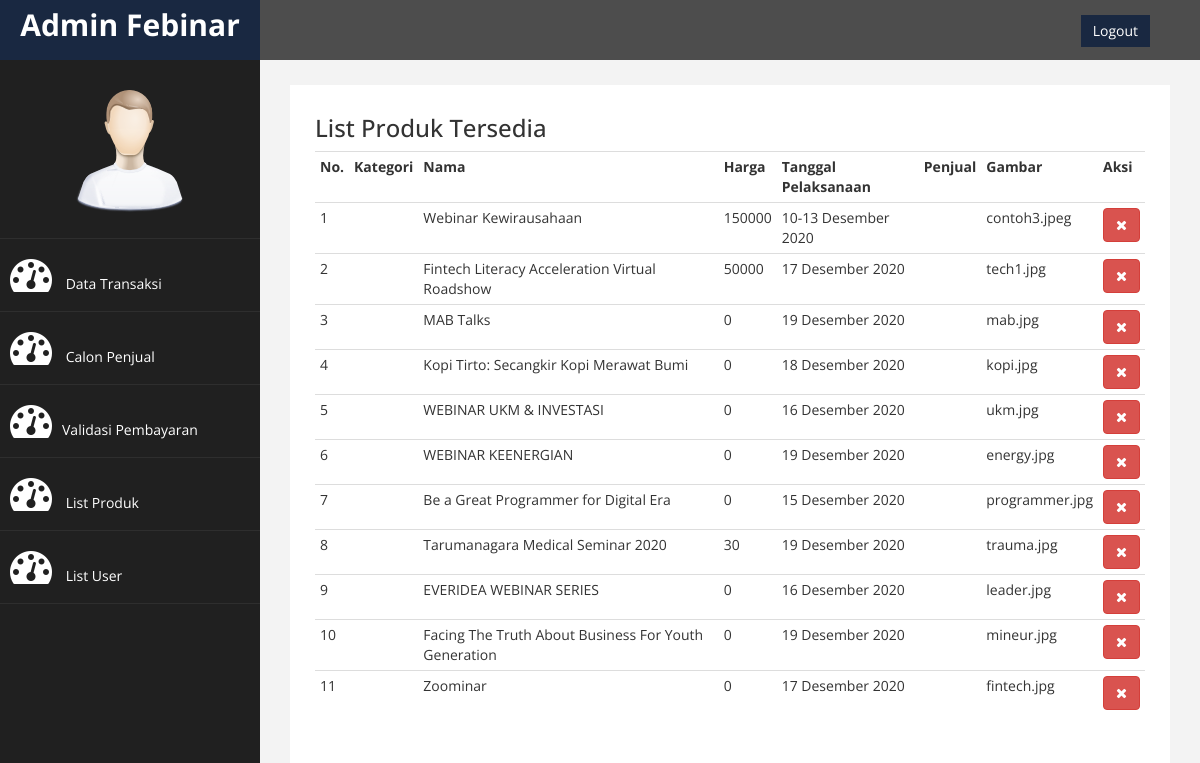
The app's page /admin/index.php?page=list-produk (signed in) with its own data.
### tables this page shows
CREATE TABLE `produk` (
  `pr_id` int(10) NOT NULL,
  `pr_nama` varchar(255) NOT NULL,
  `pr_harga` int(20) NOT NULL,
  `pr_gambar` varchar(100) NOT NULL,
  `pr_deskripsi` varchar(5000) NOT NULL,
  `id_kategori` int(11) NOT NULL,
  `pr_tema` varchar(100) NOT NULL,
  `pr_waktu` varchar(100) NOT NULL,
  `pr_tempat` varchar(100) NOT NULL,
  `id_user` int(11) NOT NULL
);

### admin/list-produk.php (the view, shortened to what this page needs)
<?php
    require_once("../koneksi.php");
?>
<head>
    <link href="assets/css/bootstrap.css" rel="stylesheet" />
    <link href="assets/css/font-awesome.css" rel="stylesheet" />
    <link href="assets/js/morris/morris-0.4.3.min.css" rel="stylesheet" />
    <link href="assets/css/custom.css" rel="stylesheet" />
</head>
<div class="container-fluid">
    <div class="title">
        <h3>List Produk Tersedia</h3>
    </div>
        <table class="table table-hover table-condensed">
            <tr>
                <th>No.</th>
                <th>Kategori</th>
				<th>Nama</th>
				<th>Harga</th>
				<th>Tanggal Pelaksanaan</th>
                <th>Penjual</th>
                <th>Gambar</th>
                <th>Aksi</th>
			</tr>
        <?php
            $cek = mysqli_query($koneksi,"SELECT * FROM produk");
            $no=1;
            while($data = mysqli_fetch_assoc($cek)){ ?>
            <tr>
                <td><?= $no ?></td>
				<td><?= $data['pr_kategori'] ?></td>
				<td><?= $data['pr_nama'] ?></td>
				<td><?= $data['pr_harga'] ?></td>
				<td><?= $data['pr_waktu'] ?></td>
				<td><?= $data['username_seller'] ?></td>
				<td><?= $data['pr_gambar'] ?></td>
                <td><button class="btn btn-danger" type="submit"><a style="color:white;" href="deleteproduk.php?pr_id=<?php echo $data['pr_id']?>"><span><i class="fa fa-times"></i></span></a></button></td>
			</tr>
            <?php $no++;
            }?>
        </table>
</div>

### admin/index.php (shortened to what this page needs)
<?php
    require_once("../koneksi.php");
?>
<!DOCTYPE html>
<html xmlns="http://www.w3.org/1999/xhtml">
<head>
    <link href="assets/css/bootstrap.css" rel="stylesheet" />
    <link href="assets/css/font-awesome.css" rel="stylesheet" />
    <link href="assets/js/morris/morris-0.4.3.min.css" rel="stylesheet" />
    <link href="assets/css/custom.css" rel="stylesheet" />
</head>
<body>
    <div id="wrapper">
        <nav class="navbar navbar-default navbar-cls-top " role="navigation" style="margin-bottom: 0">
            <div class="navbar-header">
                <a class="navbar-brand" style="background:#192841;" href="index.php">Admin Febinar</a>
            </div>
  <div style="color: white;
        padding: 15px 50px 5px 50px;
        float: right;
        font-size: 16px;"> <a href="logout.php" class="btn btn-danger square-btn-adjust" style="background:#192841;">Logout</a> </div>
        </nav>
                <nav class="navbar-default navbar-side" role="navigation">
            <div class="sidebar-collapse">
                <ul class="nav" id="main-menu">
				<li class="text-center">
                    <img src="assets/img/find_user.png" class="user-image img-responsive"/>
					</li>
                    <li><a href="index.php"><i class="fa fa-dashboard fa-3x"></i> Data Transaksi</a></li>
                    <li><a href="index.php?page=validasi-seller"><i class="fa fa-dashboard fa-3x"></i> Calon Penjual</a></li>
                    <li><a href="index.php?page=validasi-pembayaran"><i class="fa fa-dashboard fa-3x"></i>Validasi Pembayaran</a></li>
                    <li><a href="index.php?page=list-produk"><i class="fa fa-dashboard fa-3x"></i> List Produk</a></li>
                    <li><a href="index.php?page=list-user"><i class="fa fa-dashboard fa-3x"></i> List User</a></li>
                </ul>
            </div>
        </nav>
        <div id="page-wrapper" >
            <div id="page-inner">
                <?php
                if (isset ($_GET['page']))
                {
                    if ($_GET['page']=="list-produk")
                    {
                        include 'list-produk.php';
                    }
                }
                else
                {
                    include 'data-transaksi.php';
                }
                ?>
    </div>
            </div>
        </div>
</body>
</html>

### admin/assets/css/custom.css (style rules this page uses)
body { font-family: 'Open Sans', sans-serif; }
#wrapper { width: 100%; background:#202020; }
#page-wrapper { padding: 15px 15px; min-height: 600px; background:#F3F3F3; }
#page-inner { width:100%; margin:10px 20px 10px 0px; background-color:#fff!important; padding:10px; min-height:1200px; }
.text-center { text-align:center; }
.square-btn-adjust { border: 0px solid transparent; -webkit-border-radius: 0px; -moz-border-radius: 0px; border-radius: 0px; }
.user-image { margin: 25px auto; -webkit-border-radius: 10px; -moz-border-radius: 10px; border-radius: 10px; max-height:170px; max-width:170px; }
.navbar-cls-top .navbar-brand { color: #fff; background: #C90000; width: 260px; text-align: center; height: 60px; font-size: 30px; font-weight: 700; }
.sidebar-collapse , .sidebar-collapse .nav { background:none; }
.sidebar-collapse .nav { padding:0; }
.sidebar-collapse .nav > li > a { color:#fff; background:#202020; text-shadow:none; }
.sidebar-collapse > .nav > li > a { padding:15px 10px; }
.sidebar-collapse > .nav > li { border-bottom: 1px solid rgba(107, 108, 109, 0.19); }
.navbar-side { border:none; background-color: #202020; }
.navbar-cls-top { background:#4D4D4D; border-bottom:none; }
.navbar-default { border:0px solid black; }
.navbar-header { background: #A70303; }
.nav > li > a > i { margin-right:10px; }
@media (min-width:768px) { #page-wrapper { margin: 0 0 0 260px; padding: 15px 30px; min-height: 1200px; } }
@media (min-width:768px) { .navbar-side { z-index: 1; position: absolute; width: 260px; } }
@media (min-width:768px) { .navbar { border-radius: 0px; } }

### records on screen
produk: pr_nama "Webinar Kewirausahaan", pr_harga "150000", pr_waktu "10-13 Desember 2020", pr_gambar "contoh3.jpeg"
produk: pr_nama "Fintech Literacy Acceleration Virtual Roadshow", pr_harga "50000", pr_waktu "17 Desember 2020", pr_gambar "tech1.jpg"
produk: pr_nama "MAB Talks", pr_harga "0", pr_waktu "19 Desember 2020", pr_gambar "mab.jpg"
produk: pr_nama "Kopi Tirto: Secangkir Kopi Merawat Bumi", pr_harga "0", pr_waktu "18 Desember 2020", pr_gambar "kopi.jpg"
produk: pr_nama "WEBINAR UKM & INVESTASI", pr_harga "0", pr_waktu "16 Desember 2020", pr_gambar "ukm.jpg"
produk: pr_nama "WEBINAR KEENERGIAN", pr_harga "0", pr_waktu "19 Desember 2020", pr_gambar "energy.jpg"
produk: pr_nama "Be a Great Programmer for Digital Era", pr_harga "0", pr_waktu "15 Desember 2020", pr_gambar "programmer.jpg"
produk: pr_nama "Tarumanagara Medical Seminar 2020", pr_harga "30", pr_waktu "19 Desember 2020", pr_gambar "trauma.jpg"
produk: pr_nama "EVERIDEA WEBINAR SERIES", pr_harga "0", pr_waktu "16 Desember 2020", pr_gambar "leader.jpg"
produk: pr_nama "Facing The Truth About Business For Youth Generation", pr_harga "0", pr_waktu "19 Desember 2020", pr_gambar "mineur.jpg"
produk: pr_nama "Zoominar", pr_harga "0", pr_waktu "17 Desember 2020", pr_gambar "fintech.jpg"
